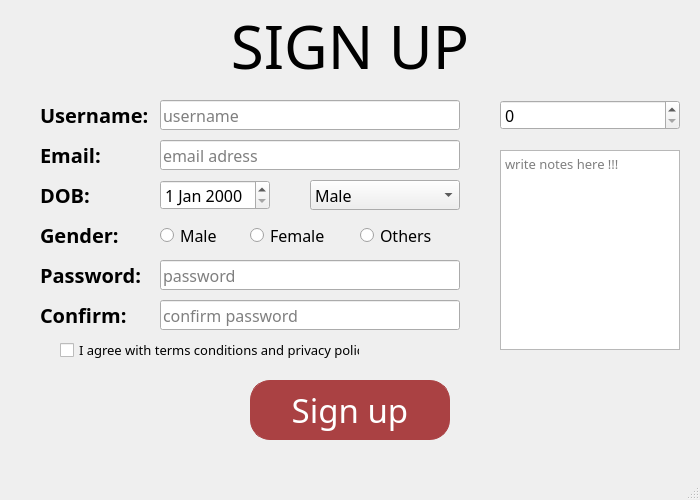
<?xml version="1.0" encoding="UTF-8"?>
<ui version="4.0">
 <class>MainWindow</class>
 <widget class="QMainWindow" name="MainWindow">
  <property name="geometry">
   <rect>
    <x>0</x>
    <y>0</y>
    <width>700</width>
    <height>500</height>
   </rect>
  </property>
  <property name="windowTitle">
   <string>MainWindow</string>
  </property>
  <property name="inputMethodHints">
   <set>Qt::ImhNone</set>
  </property>
  <property name="iconSize">
   <size>
    <width>48</width>
    <height>48</height>
   </size>
  </property>
  <property name="tabShape">
   <enum>QTabWidget::Rounded</enum>
  </property>
  <widget class="QWidget" name="centralwidget">
   <widget class="QLabel" name="label">
    <property name="geometry">
     <rect>
      <x>200</x>
      <y>5</y>
      <width>300</width>
      <height>80</height>
     </rect>
    </property>
    <property name="font">
     <font>
      <family>Eras Bold ITC</family>
      <pointsize>45</pointsize>
      <weight>50</weight>
      <bold>false</bold>
     </font>
    </property>
    <property name="text">
     <string>SIGN UP</string>
    </property>
    <property name="alignment">
     <set>Qt::AlignCenter</set>
    </property>
   </widget>
   <widget class="QLabel" name="label_2">
    <property name="geometry">
     <rect>
      <x>40</x>
      <y>140</y>
      <width>120</width>
      <height>30</height>
     </rect>
    </property>
    <property name="font">
     <font>
      <family>Nunito Sans</family>
      <pointsize>15</pointsize>
      <weight>75</weight>
      <bold>true</bold>
     </font>
    </property>
    <property name="text">
     <string>Email:</string>
    </property>
   </widget>
   <widget class="QLabel" name="label_3">
    <property name="geometry">
     <rect>
      <x>40</x>
      <y>260</y>
      <width>120</width>
      <height>30</height>
     </rect>
    </property>
    <property name="font">
     <font>
      <family>Nunito Sans</family>
      <pointsize>15</pointsize>
      <weight>75</weight>
      <bold>true</bold>
     </font>
    </property>
    <property name="text">
     <string>Password:</string>
    </property>
   </widget>
   <widget class="QLabel" name="label_4">
    <property name="geometry">
     <rect>
      <x>40</x>
      <y>300</y>
      <width>120</width>
      <height>30</height>
     </rect>
    </property>
    <property name="font">
     <font>
      <family>Nunito Sans</family>
      <pointsize>15</pointsize>
      <weight>75</weight>
      <bold>true</bold>
     </font>
    </property>
    <property name="text">
     <string>Confirm:</string>
    </property>
   </widget>
   <widget class="QLabel" name="label_5">
    <property name="geometry">
     <rect>
      <x>40</x>
      <y>220</y>
      <width>120</width>
      <height>30</height>
     </rect>
    </property>
    <property name="font">
     <font>
      <family>Nunito Sans</family>
      <pointsize>15</pointsize>
      <weight>75</weight>
      <bold>true</bold>
     </font>
    </property>
    <property name="text">
     <string>Gender:</string>
    </property>
   </widget>
   <widget class="QLabel" name="label_6">
    <property name="geometry">
     <rect>
      <x>40</x>
      <y>180</y>
      <width>120</width>
      <height>30</height>
     </rect>
    </property>
    <property name="font">
     <font>
      <family>Nunito Sans</family>
      <pointsize>15</pointsize>
      <weight>75</weight>
      <bold>true</bold>
     </font>
    </property>
    <property name="text">
     <string>DOB:</string>
    </property>
   </widget>
   <widget class="QLabel" name="label_7">
    <property name="geometry">
     <rect>
      <x>40</x>
      <y>100</y>
      <width>120</width>
      <height>30</height>
     </rect>
    </property>
    <property name="font">
     <font>
      <family>Nunito Sans</family>
      <pointsize>15</pointsize>
      <weight>75</weight>
      <bold>true</bold>
     </font>
    </property>
    <property name="text">
     <string>Username:</string>
    </property>
   </widget>
   <widget class="QLineEdit" name="lineEdit_username">
    <property name="geometry">
     <rect>
      <x>160</x>
      <y>100</y>
      <width>300</width>
      <height>30</height>
     </rect>
    </property>
    <property name="font">
     <font>
      <family>Nunito Sans</family>
      <pointsize>12</pointsize>
     </font>
    </property>
    <property name="placeholderText">
     <string>username</string>
    </property>
   </widget>
   <widget class="QLineEdit" name="lineEdit_email">
    <property name="geometry">
     <rect>
      <x>160</x>
      <y>140</y>
      <width>300</width>
      <height>30</height>
     </rect>
    </property>
    <property name="font">
     <font>
      <family>Nunito Sans</family>
      <pointsize>12</pointsize>
     </font>
    </property>
    <property name="placeholderText">
     <string>email adress</string>
    </property>
   </widget>
   <widget class="QLineEdit" name="lineEdit_password">
    <property name="geometry">
     <rect>
      <x>160</x>
      <y>260</y>
      <width>300</width>
      <height>30</height>
     </rect>
    </property>
    <property name="font">
     <font>
      <family>Nunito Sans</family>
      <pointsize>12</pointsize>
     </font>
    </property>
    <property name="echoMode">
     <enum>QLineEdit::Password</enum>
    </property>
    <property name="placeholderText">
     <string>password</string>
    </property>
   </widget>
   <widget class="QLineEdit" name="lineEdit_confirm">
    <property name="geometry">
     <rect>
      <x>160</x>
      <y>300</y>
      <width>300</width>
      <height>30</height>
     </rect>
    </property>
    <property name="font">
     <font>
      <family>Nunito Sans</family>
      <pointsize>12</pointsize>
     </font>
    </property>
    <property name="echoMode">
     <enum>QLineEdit::Password</enum>
    </property>
    <property name="placeholderText">
     <string>confirm password</string>
    </property>
   </widget>
   <widget class="QDateEdit" name="dateEdit">
    <property name="geometry">
     <rect>
      <x>160</x>
      <y>180</y>
      <width>110</width>
      <height>30</height>
     </rect>
    </property>
    <property name="font">
     <font>
      <family>Nunito Sans</family>
      <pointsize>12</pointsize>
     </font>
    </property>
   </widget>
   <widget class="QRadioButton" name="radioButton">
    <property name="geometry">
     <rect>
      <x>160</x>
      <y>220</y>
      <width>81</width>
      <height>30</height>
     </rect>
    </property>
    <property name="font">
     <font>
      <family>Nunito Sans</family>
      <pointsize>12</pointsize>
     </font>
    </property>
    <property name="text">
     <string>Male</string>
    </property>
   </widget>
   <widget class="QRadioButton" name="radioButton_2">
    <property name="geometry">
     <rect>
      <x>250</x>
      <y>220</y>
      <width>81</width>
      <height>30</height>
     </rect>
    </property>
    <property name="font">
     <font>
      <family>Nunito Sans</family>
      <pointsize>12</pointsize>
     </font>
    </property>
    <property name="text">
     <string>Female</string>
    </property>
   </widget>
   <widget class="QRadioButton" name="radioButton_3">
    <property name="geometry">
     <rect>
      <x>360</x>
      <y>220</y>
      <width>81</width>
      <height>30</height>
     </rect>
    </property>
    <property name="font">
     <font>
      <family>Nunito Sans</family>
      <pointsize>12</pointsize>
     </font>
    </property>
    <property name="text">
     <string>Others</string>
    </property>
   </widget>
   <widget class="QCheckBox" name="checkBox">
    <property name="geometry">
     <rect>
      <x>60</x>
      <y>340</y>
      <width>300</width>
      <height>20</height>
     </rect>
    </property>
    <property name="font">
     <font>
      <family>Nunito Sans</family>
      <pointsize>10</pointsize>
     </font>
    </property>
    <property name="text">
     <string>I agree with terms conditions and privacy policy</string>
    </property>
   </widget>
   <widget class="QComboBox" name="comboBox">
    <property name="geometry">
     <rect>
      <x>310</x>
      <y>180</y>
      <width>150</width>
      <height>30</height>
     </rect>
    </property>
    <property name="font">
     <font>
      <family>Nunito Sans</family>
      <pointsize>12</pointsize>
     </font>
    </property>
    <item>
     <property name="text">
      <string>Male</string>
     </property>
    </item>
    <item>
     <property name="text">
      <string>Female</string>
     </property>
    </item>
    <item>
     <property name="text">
      <string>Others</string>
     </property>
    </item>
   </widget>
   <widget class="QSpinBox" name="spinBox">
    <property name="geometry">
     <rect>
      <x>500</x>
      <y>100</y>
      <width>180</width>
      <height>30</height>
     </rect>
    </property>
    <property name="font">
     <font>
      <family>Nunito Sans</family>
      <pointsize>12</pointsize>
     </font>
    </property>
   </widget>
   <widget class="QTextEdit" name="textEdit">
    <property name="geometry">
     <rect>
      <x>500</x>
      <y>150</y>
      <width>180</width>
      <height>200</height>
     </rect>
    </property>
    <property name="font">
     <font>
      <family>Nunito Sans</family>
      <pointsize>10</pointsize>
     </font>
    </property>
    <property name="placeholderText">
     <string>write notes here !!!</string>
    </property>
   </widget>
   <widget class="QPushButton" name="btn_signup">
    <property name="geometry">
     <rect>
      <x>250</x>
      <y>380</y>
      <width>200</width>
      <height>60</height>
     </rect>
    </property>
    <property name="font">
     <font>
      <family>Eras Bold ITC</family>
      <pointsize>25</pointsize>
     </font>
    </property>
    <property name="styleSheet">
     <string notr="true">QPushButton{
	border: 1px solid rgb(170, 65, 67);
	border-radius: 20px;
	background-color: rgb(170, 65, 67);
	color: white;
}

QPushButton:hover{
	color: rgb(170, 65, 67);
	background-color: white;
}</string>
    </property>
    <property name="text">
     <string>Sign up</string>
    </property>
   </widget>
  </widget>
  <widget class="QStatusBar" name="statusbar"/>
  <widget class="QMenuBar" name="menubar">
   <property name="geometry">
    <rect>
     <x>0</x>
     <y>0</y>
     <width>700</width>
     <height>22</height>
    </rect>
   </property>
  </widget>
 </widget>
 <resources/>
 <connections/>
</ui>
